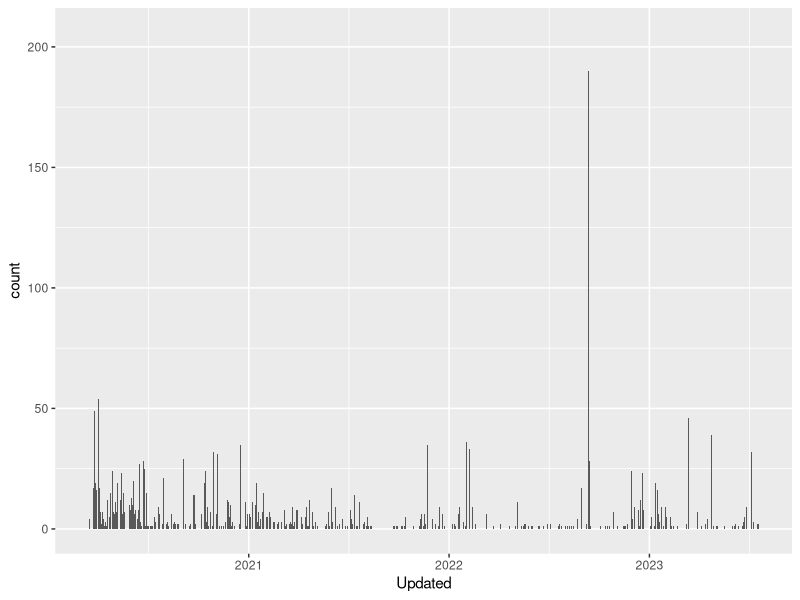
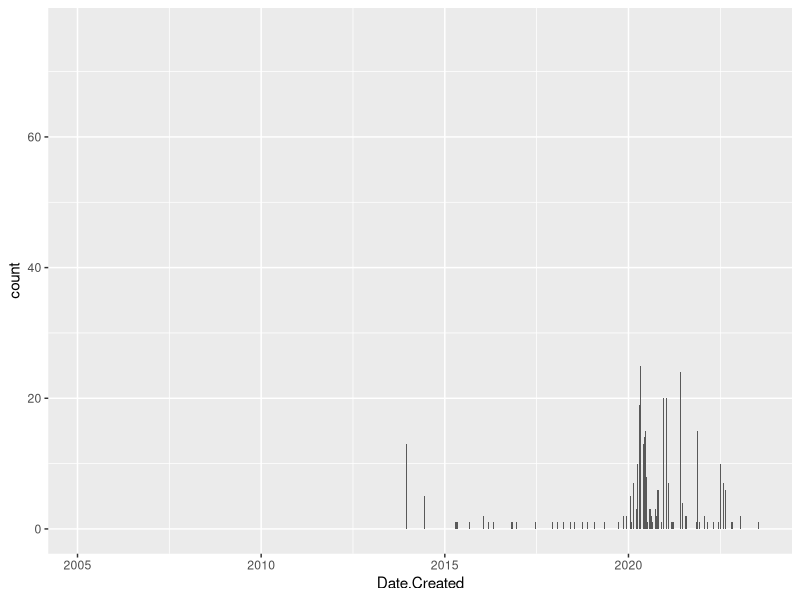

The R script that drew these images, in order: (Note: this script raises an error after producing the figures.)

# libraries ---------------------------------------------------------------

library(tidyverse)


# load data ---------------------------------------------------------------

ukwa <- read.csv("data/csv/UKWA_Covid19Collection.csv")


# basic stats -------------------------------------------------------------

# number of rows:
nrow(ukwa)

# included variables:
colnames(ukwa)


# date formatting ---------------------------------------------------------

ukwa_dates <- ukwa %>% 
  mutate(Date.Created = parse_date(Date.Created,
                                   format = "%d %B %Y")) %>% 
  mutate(Updated = parse_date(Updated,
                              format = "%d %B %Y")) %>% 
  mutate(Crawl.Start.Date = parse_date(Crawl.Start.Date,
                                   format = "%d %B %Y",
                                   na = c("NULL", ""))) %>% 
  mutate(Crawl.End.Date = parse_date(Crawl.End.Date,
                                    format = "%d %B %Y",
                                     na = c("NULL", ""))) 


# plot dates/date ranges --------------------------------------------------

ggplot(data = ukwa_dates) +
  geom_bar(aes(x = Updated))

ggplot(data = ukwa_dates) +
  geom_bar(aes(x = Date.Created))
  ## presence of pre-2020 date indicates that this variable is creation date of sites

ukwa_noNA <- ukwa_dates %>% 
  filter(is.na(Crawl.Start.Date) == F & is.na(Crawl.End.Date) == F)

date_ranges <- ggplot(data = ukwa_noNA) +
  aes(y = Record.ID) +
  geom_linerange(aes(xmin = Crawl.Start.Date, xmax = Crawl.End.Date),
                 color = "pink",
                 linewidth = 2) +
  geom_point(aes(x = Updated)) +
  xlim(as_date("2020-01-01", format = "%Y-%m-%d"), as_date("2025-01-01", format = "%Y-%m-%d"))


# added pre/post covid? ---------------------------------------------------

pre_2020 <- ukwa_clean %>% 
  filter(Date.Created < as_date("2020-01-01"))

post_2020 <- ukwa_clean %>% 
  filter(Date.Created >= as_date("2020-01-01"))


# contains "covid"? -------------------------------------------------------

ukwa_enriched <- ukwa_clean %>% 
  mutate(Covid.Name = ifelse(grepl(regex("covid", ignore_case = T), Primary.Seed) == T |
                               grepl(regex("CORONA", ignore_case = T), Primary.Seed) == T |
                               grepl(regex("cov19", ignore_case = T), Primary.Seed) == T, 
                             yes = T, # True value
                             no = F) # False value
  ) 

for(i in 1:nrow(ukwa_enriched)){
  if(grepl("/twitter", ukwa_enriched$Primary.Seed[i]) == T){
    ukwa_enriched$Social.Platform[i] <- "Twitter"
  } else if(grepl(".facebook", ukwa_enriched$Primary.Seed[i]) == T){
    ukwa_enriched$Social.Platform[i] <- "Facebook"
  } else if(grepl("instagram", ukwa_enriched$Primary.Seed[i]) == T){
    ukwa_enriched$Social.Platform[i] <- "Instagram"
  } else{
    ukwa_enriched$Social.Platform[i] <- NA
  }
}
  

covid_name_counts <- ukwa_enriched %>% 
  group_by(Covid.Name) %>% 
  count()

social_counts <- ukwa_enriched %>% 
  group_by(Social.Platform) %>% 
  count()


# date ranges of covid-specific pages -------------------------------------

covid_pages <- ukwa_enriched %>% 
  filter(Covid.Name == T)

dates <- ggplot(data = covid_pages) +
  geom_bar(aes(x = Date.Created))
## presence of pre-2020 date indicates that this variable is creation date of sites


date_ranges <- ggplot(data = covid_pages) +
  aes(y = Record.ID) +
  geom_linerange(aes(xmin = Crawl.Start.Date, xmax = Crawl.End.Date),
                 color = "#ddf1faff",
                 linewidth = 2) +
  geom_point(aes(x = Updated),
             color = "#9b3800ff" ) +
  labs(x = "Date",
       y = "Record ID") +
  xlim(as_date("2020-01-01", format = "%Y-%m-%d"), as_date("2025-01-01", format = "%Y-%m-%d")) +
  theme_minimal() +
  theme(
    text = element_text(family = "mono"),
    axis.title = element_text(color = "#0f4c82ff",
                              size = 16),
    axis.text = element_text(size = 12)
  ) 

# range demonstrates that most crawls were cut off at the end of 2023/beginning of 2024
# very few have been updated since 2022
# many weren't updated since their crawl began


# crawl frequencies -------------------------------------------------------

crawl_frequencies <- ukwa_clean %>% 
  group_by(Crawl.Frequency) %>% 
  count() %>% 
  mutate(proportion = n/nrow(ukwa_dates))


# Total date spans ---------------------------------------------------------

date_spans <- ukwa_dates %>% 
  summarize(start = min(Crawl.Start.Date,
                        na.rm = T),
            end = max(Crawl.End.Date,
                      na.rm = T))

ukwa_enriched <- ukwa_enriched %>% 
  mutate(Days.Crawled = abs(int_length(interval(start = Crawl.Start.Date,
                                 end = Crawl.End.Date))/(60*60*24)))


ggplot(ukwa_enriched) +
  geom_bar(aes(x = Days.Crawled))

## mode of the dataset is 10 --> also the median and 1st Q 
## is 10 days considered a standard length of time to crawl a website?
## was this decided during COVID, or already established precedent?

ten_days <- ukwa_enriched %>% 
  filter(Days.Crawled == 10)

ten_days %>% 
  group_by(Crawl.Frequency) %>% 
  count()

ggplot(ten_days) +
  geom_bar(aes(x = Date.Created))

# all sites created squarely during COVID
# 462 were crawled daily, 39 crawled weekly (? what does that mean for a 10-day crawl)
# largely government pages 


# How long ago were sites last updated? -----------------------------------

update_lag <- ukwa_dates %>% 
  mutate(lag_to_present = dmy("22/06/2025") - Updated,
         lag_from_start = Updated - Crawl.Start.Date,
         lag_to_end = Crawl.End.Date - Updated) %>% 
  filter(Crawl.Frequency != "DOMAINCRAWL")

mean(update_lag$lag_to_present, na.rm=T)
mean(update_lag$lag_from_start, na.rm=T)
mean(update_lag$lag_to_end, na.rm=T)
median(update_lag$lag_to_present, na.rm=T)
median(update_lag$lag_from_start, na.rm=T)
median(update_lag$lag_to_end, na.rm=T)

lags <- update_lag %>% 
  filter(Crawl.Frequency != "DOMAINCRAWL") %>% 
  group_by(lag_from_start) %>% 
  count() %>% 
  arrange(desc(n))

before_crawl <- update_lag %>% 
  filter(lag_from_start < 0)

lag_by_frequency <- update_lag %>% 
  group_by(Crawl.Frequency) %>% 
  summarize(avg_lag = mean(lag_from_start, na.rm = T),
            med_lag = median(lag_from_start, na.rm = T), 
            min_lag = min(lag_from_start, na.rm = T),
            max_lag = max(lag_from_start, na.rm = T))

end_lag_by_frequency <- update_lag %>% 
  group_by(Crawl.Frequency) %>% 
  summarize(avg_lag = mean(lag_to_end, na.rm = T),
            med_lag = median(lag_to_end, na.rm = T), 
            min_lag = min(lag_to_end, na.rm = T),
            max_lag = max(lag_to_end, na.rm = T))

ggplot(update_lag) +
  geom_boxplot(aes(lag_from_start, Crawl.Frequency)) +
  theme_minimal() +
  xlab("Time from Crawl Start to Last Record Update") +
  ylab("Crawl Frequency") +
  theme(text = element_text(family = "Courier New")) 

ggplot(update_lag) +
  geom_boxplot(aes(lag_to_end, Crawl.Frequency)) +
  theme_minimal() +
  xlab("Time from Last Record Update to Crawl End") +
  ylab("Crawl Frequency") +
  theme(text = element_text(family = "Courier New")) +
  geom_vline(xintercept = 0, color = "#5e94d6")

ggplot(update_lag) +
  geom_bar(aes(x = lag_to_present))

ggplot(update_lag) +
  geom_bar(aes(x = lag_from_start)) +
  xlim(-15, 1000)

update_lag %>% 
  group_by(lag_from_start) %>% 
  count() %>% 
  arrange(desc(n))


# Updated since crawl start by domain -------------------------------------

ukwa_domains <- ukwa_dates %>% 
  mutate(domain = domain(Primary.Seed)) %>% 
  mutate(suffix = suffix_extract(domain)) %>% 
  mutate(updated_since_crawl_start = if_else(Updated > Crawl.Start.Date, T, F),
         updated_since_crawl_end = if_else(Updated > Crawl.End.Date, T, F)) %>% 
  group_by(suffix) %>% 
  mutate(Crawl.Frequency = factor(Crawl.Frequency, levels = c("DOMAINCRAWL", "ANNUAL", "SIXMONTHLY", "QUARTERLY", "MONTHLY", "WEEKLY", "DAILY"))) %>% 
  mutate(crawl_duration = Crawl.End.Date - Crawl.Start.Date)

ggplot(ukwa_domains) +
  geom_bar(aes(x = suffix$suffix, fill = updated_since_crawl_start))

ggplot(ukwa_domains) +
  geom_bar(aes(x = Crawl.Frequency, fill = updated_since_crawl_start)) +
  scale_fill_manual(values = c("FALSE" = "#cde1fa",
                               "TRUE" = "#0979b3"),
                    na.value = "grey70") +
  theme_minimal() +
  theme(text = element_text(family = "Courier New")) +
  labs(fill = "Updated since crawl start?",
       x = "Crawl Frequency")
  
ggplot(ukwa_domains) +
  geom_histogram(aes(x = crawl_duration, fill = updated_since_crawl_start), origin = 0, binwidth = 365) +
  scale_fill_manual(values = c("FALSE" = "#cde1fa",
                               "TRUE" = "#0979b3"),
                    na.value = "grey70") +
  theme_minimal() +
  theme(text = element_text(family = "Courier New"))

ukwa_domains %>% 
  group_by(updated_since_crawl_start, Crawl.Frequency) %>% 
  summarize(mean_duration = mean(crawl_duration, na.rm = T),
            count = n()) 
